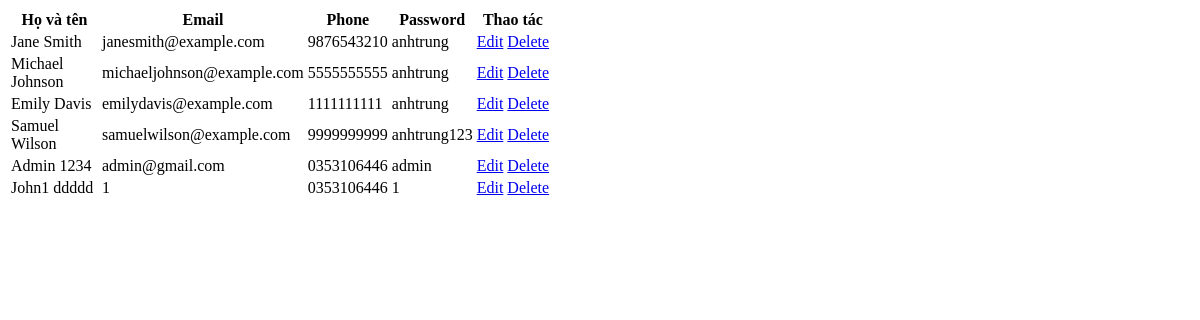
/adminCustomer.php, run on an earlier commit of the app's database.
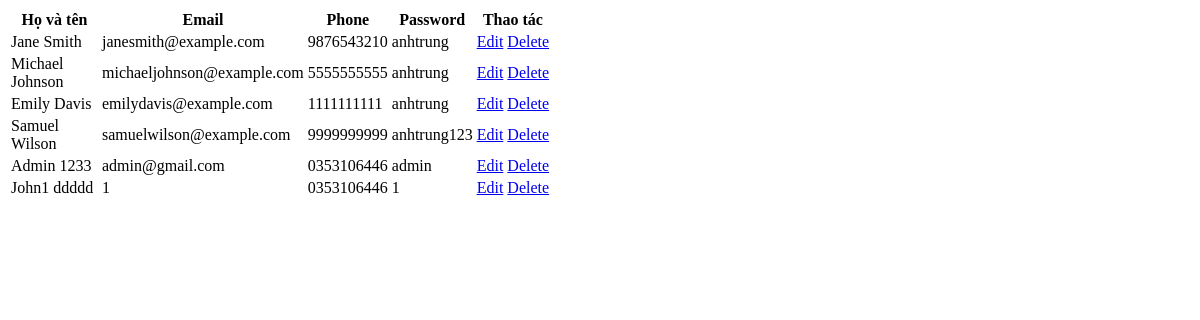
And on a later commit of the database.
### tables this page shows
CREATE TABLE `customers` (
  `customer_id` int(11) NOT NULL,
  `first_name` varchar(50) NOT NULL,
  `last_name` varchar(50) NOT NULL,
  `email` varchar(100) NOT NULL,
  `phone` varchar(20) DEFAULT NULL,
  `password` varchar(255) DEFAULT NULL,
  `role` int(11) DEFAULT NULL
);

### adminCustomer.php (the view, shortened to what this page needs)
<!DOCTYPE html>
<html lang="en">
<head>
</head>
<body>
    <table id="customers">
        <tr>
            <th style="width: 87px;">Họ và tên</th>
            <th>Email</th>
            <th>Phone</th>
            <th>Password</th>
            <th colspan="2">Thao tác</th>
        </tr>
        <?php
        include 'connection.php';
        $search_keyword = isset($_GET['searchName']) ? $_GET['searchName'] : '';
        if (isset($_GET['searchName']) === true && $_GET['searchName'] !== '') {
            $query = "SELECT * FROM customers WHERE first_name LIKE '%$search_keyword%' ";
        } else {
            $query = "SELECT * FROM customers";
        }
        $result = mysqli_query($conn, $query);
        if (mysqli_num_rows($result) > 0) {
            while ($row = mysqli_fetch_assoc($result)) {
        ?>
                <tr>
                    <td> <?php echo $row["first_name"] . " " . $row["last_name"] ?></td>
                    <td> <?php echo $row["email"] ?></td>
                    <td> <?php echo $row["phone"] ?></td>
                    <td> <?php echo $row["password"] ?></td>
                    <td><a href="editCustomer.php?customer_id=<?php echo $row['customer_id']; ?>">Edit</a> </td>
                    <td> <a href="xulyxoanguoidung.php?customer_id=<?php echo $row['customer_id']; ?>">Delete</a></td>
                </tr>
        <?php
            }
        } else {
            echo "Không có người dùng nào nào";
        }
        ?>
    </table>
</body>
</html>

What changed in the data, as far as the page shows it:
changed customers "Admin": last_name "1234" → "1233"
